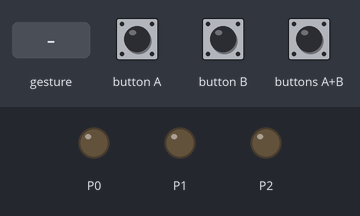
This program was run on a simulated BBC micro:bit (MakeCode). Parts: output pins drawn as LEDs (lit = HIGH). Inputs (shaded band) come from the test bench. A tilt is held for 1.5 s and a shake lasts 1 s, then the board lies face up again.

Above: at 1.2 s.
1.3 s: button A pressed for 0.15 s
At 2.2 s:
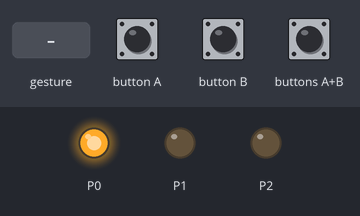
2.9 s: button B pressed for 0.15 s
At 3.4 s:
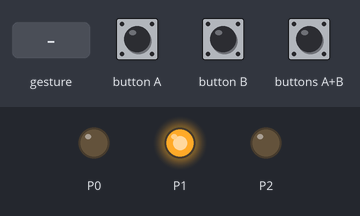
4.5 s: buttons A+B pressed for 0.15 s
At 5.8 s:
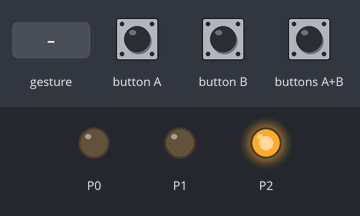
6.1 s: gesture 'logo up'
At 7.4 s:
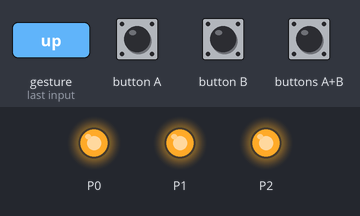
7.7 s: buttons A+B pressed for 1 s
At 9.5 s:
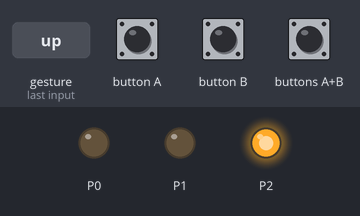
Timing chart, 0 to 11.0 s (numbered marks = the images above; inputs shaded):
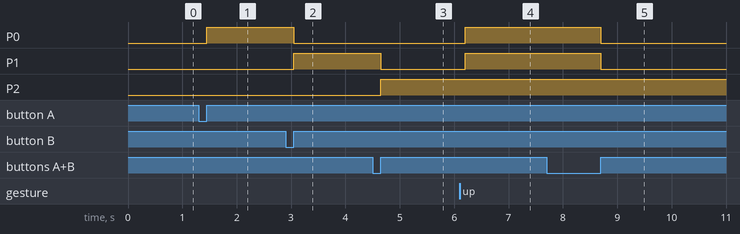

The program:

main.ts
```typescript
input.onButtonPressed(Button.A, function () {
    pins.digitalWritePin(DigitalPin.P0, 1)
    pins.digitalWritePin(DigitalPin.P1, 0)
    pins.digitalWritePin(DigitalPin.P2, 0)
})
input.onButtonPressed(Button.AB, function () {
    pins.digitalWritePin(DigitalPin.P0, 0)
    pins.digitalWritePin(DigitalPin.P1, 0)
    pins.digitalWritePin(DigitalPin.P2, 1)
})
input.onButtonPressed(Button.B, function () {
    pins.digitalWritePin(DigitalPin.P0, 0)
    pins.digitalWritePin(DigitalPin.P1, 1)
    pins.digitalWritePin(DigitalPin.P2, 0)
})
input.onGesture(Gesture.LogoUp, function () {
    pins.digitalWritePin(DigitalPin.P0, 1)
    pins.digitalWritePin(DigitalPin.P1, 1)
    pins.digitalWritePin(DigitalPin.P2, 1)
})
```

test.ts
```typescript
// 테스트는 여기로 이동합니다; 이 패키지가 확장으로 사용될 때 컴파일되지 않을 것 입니다.
```

Measured:
- after the input at 1.3 s, P0: LOW → HIGH after 0.15 s
- after the input at 2.9 s, P0: HIGH → LOW after 0.15 s; P1: LOW → HIGH after 0.15 s
- after the input at 4.5 s, P1: HIGH → LOW after 0.15 s; P2: LOW → HIGH after 0.15 s
- after the input at 6.1 s, P0, P1: LOW → HIGH after 0.10 s
- after the input at 7.7 s, P0, P1: HIGH → LOW after 1.0 s
